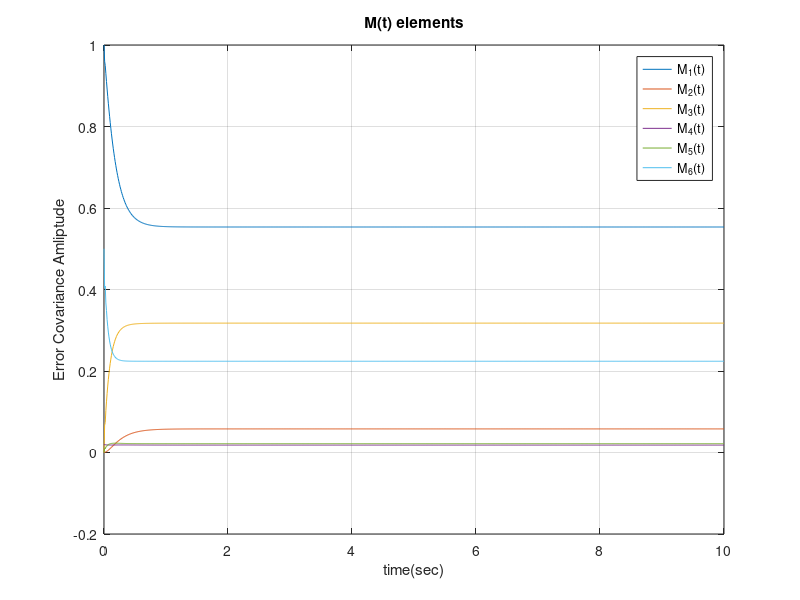
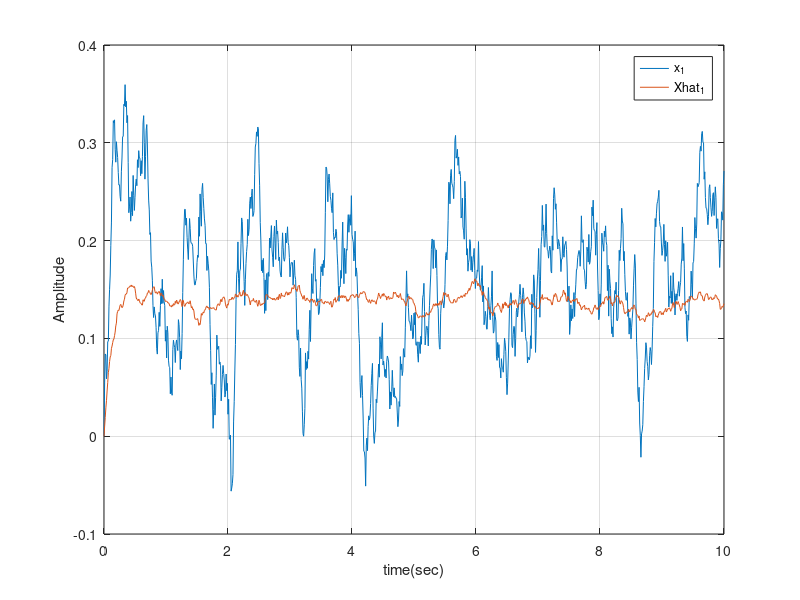
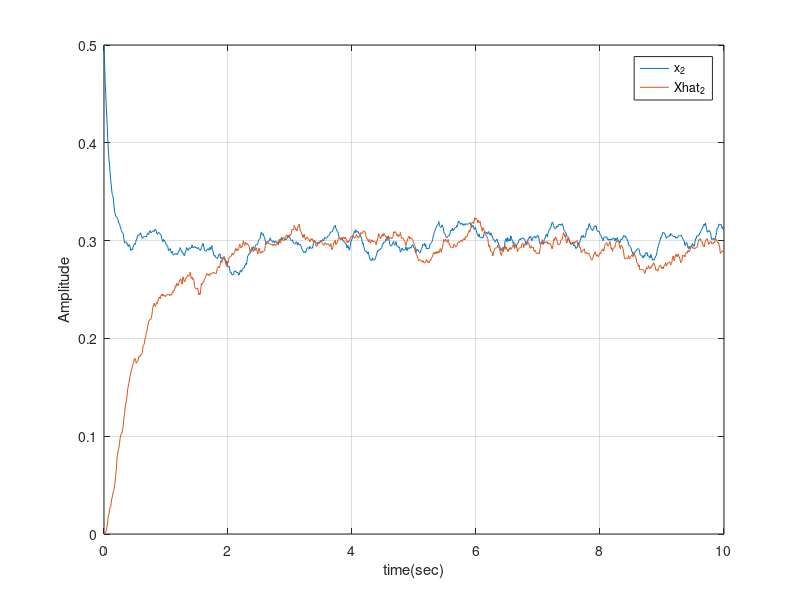
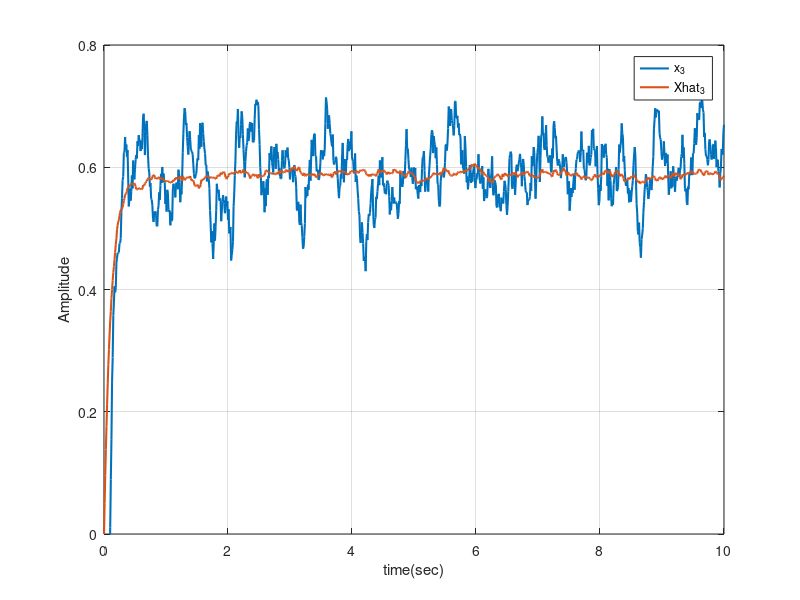

These charts were generated, in order, by the following MATLAB code:
%%%Sahand_Tang_Erami%%%
%%%Advanced_Control_II_project%%%
clear all
close all
clc
%state_variable_matrixes
A=[-3 0 -1;0 -2 1;0 1 -9];
B=[1;0;5];
C=[1 2 0];
D=[0];
%initial_value_and_noise_parameter
G=[1 0;1 0;1 0];
Q=[4 0;0 0.03];
R=10;
x0=[0;.5;-1];
m11(1)=1;
m12(1)=0;
m13(1)=0;
m22(1)=.02;
m23(1)=0;
m33(1)=.5;
M(:,:,1)=[m11(1) m12(1) m13(1);m12(1) m22(1) m23(1);m13(1) m23(1) m33(1)];
%time_difference
tf=10;
dt=.01;
t=0:dt:tf;
N=length(t);
%adams_bashforth_method
f11(1)=4-2*m13(1)-m12(1)*(m11(1)/5+(2*m12(1))/5)-m11(1)*(m11(1)/10 + m12(1)/5) - 6*m11(1);
f12(1)=m13(1)-5*m12(1)-m23(1)-m12(1)*(m11(1)/10+m12(1)/5)-m22(1)*(m11(1)/5+(2*m12(1))/5);
f13(1)=m12(1)-12*m13(1)-m33(1)-m13(1)*(m11(1)/10+m12(1)/5)-m23(1)*(m11(1)/5+(2*m12(1))/5)+4;
f22(1)=2*m23(1)-4*m22(1)-m12(1)*(m12(1)/10+m22(1)/5)-m22(1)*(m12(1)/5+(2*m22(1))/5)+3/100;
f23(1)=m22(1)-11*m23(1)+m33(1)-m13(1)*(m12(1)/10+m22(1)/5)-m23(1)*(m12(1)/5+(2*m22(1))/5);
f33(1)=2*m23(1)-18*m33(1)-m13(1)*(m13(1)/10+m23(1)/5)-m23(1)*(m13(1)/5+(2*m23(1))/5)+4;
m11(2) = m11(1) + (dt/12)*(23*f11(1));
m12(2) = m12(1) + (dt/12)*(23*f12(1));
m13(2) = m13(1) + (dt/12)*(23*f13(1));
m22(2) = m22(1) + (dt/12)*(23*f22(1));
m23(2) = m23(1) + (dt/12)*(23*f23(1));
m33(2) = m33(1) + (dt/12)*(23*f33(1));
M(:,:,2)=[m11(2) m12(2) m13(2);m12(2) m22(2) m23(2);m13(2) m23(2) m33(2)];

f11(2)=4-2*m13(2)-m12(2)*(m11(2)/5+(2*m12(2))/5)-m11(2)*(m11(2)/10 + m12(2)/5) - 6*m11(2);
f12(2)=m13(2)-5*m12(2)-m23(2)-m12(2)*(m11(2)/10+m12(2)/5)-m22(2)*(m11(2)/5+(2*m12(2))/5);
f13(2)=m12(2)-12*m13(2)-m33(2)-m13(2)*(m11(2)/10+m12(2)/5)-m23(2)*(m11(2)/5+(2*m12(2))/5)+4;
f22(2)=2*m23(2)-4*m22(2)-m12(2)*(m12(2)/10+m22(2)/5)-m22(2)*(m12(2)/5+(2*m22(2))/5)+3/100;
f23(2)=m22(2)-11*m23(2)+m33(2)-m13(2)*(m12(2)/10+m22(2)/5)-m23(2)*(m12(2)/5+(2*m22(2))/5);
f33(2)=2*m23(2)-18*m33(2)-m13(2)*(m13(2)/10+m23(2)/5)-m23(2)*(m13(2)/5+(2*m23(2))/5)+4;
m11(3) = m11(2) + (dt/12)*(23*f11(2)-16*f11(1));
m12(3) = m12(2) + (dt/12)*(23*f12(2)-16*f12(1));
m13(3) = m13(2) + (dt/12)*(23*f13(2)-16*f13(1));
m22(3) = m22(2) + (dt/12)*(23*f22(2)-16*f22(1));
m23(3) = m23(2) + (dt/12)*(23*f23(2)-16*f23(1));
m33(3) = m33(2) + (dt/12)*(23*f33(2)-16*f33(1));
M(:,:,3)=[m11(3) m12(3) m13(3);m12(3) m22(3) m23(3);m13(3) m23(3) m33(3)];

f11(3)=4-2*m13(3)-m12(3)*(m11(3)/5+(2*m12(3))/5)-m11(3)*(m11(3)/10 + m12(3)/5) - 6*m11(3);
f12(3)=m13(3)-5*m12(3)-m23(3)-m12(3)*(m11(3)/10+m12(3)/5)-m22(3)*(m11(3)/5+(2*m12(3))/5);
f13(3)=m12(3)-12*m13(3)-m33(3)-m13(3)*(m11(3)/10+m12(3)/5)-m23(3)*(m11(3)/5+(2*m12(3))/5)+4;
f22(3)=2*m23(3)-4*m22(3)-m12(3)*(m12(3)/10+m22(3)/5)-m22(3)*(m12(3)/5+(2*m22(3))/5)+3/100;
f23(3)=m22(3)-11*m23(3)+m33(3)-m13(3)*(m12(3)/10+m22(3)/5)-m23(3)*(m12(3)/5+(2*m22(3))/5);
f33(3)=2*m23(3)-18*m33(3)-m13(3)*(m13(3)/10+m23(3)/5)-m23(3)*(m13(3)/5+(2*m23(3))/5)+4;

for i = 3:length(t)-1
f11(i)=4-2*m13(i)-m12(i)*(m11(i)/5+(2*m12(i))/5)-m11(i)*(m11(i)/10 + m12(i)/5)-6*m11(i);
f12(i)=m13(i)-5*m12(i)-m23(i)-m12(i)*(m11(i)/10+m12(i)/5)-m22(i)*(m11(i)/5+(2*m12(i))/5);
f13(i)=m12(i)-12*m13(i)-m33(i)-m13(i)*(m11(i)/10+m12(i)/5)-m23(i)*(m11(i)/5+(2*m12(i))/5)+4;
f22(i)=2*m23(i)-4*m22(i)-m12(i)*(m12(i)/10+m22(i)/5)-m22(i)*(m12(i)/5+(2*m22(i))/5)+3/100;
f23(i)=m22(i)-11*m23(i)+m33(i)-m13(i)*(m12(i)/10+m22(i)/5)-m23(i)*(m12(i)/5+(2*m22(i))/5);
f33(i)=2*m23(i)-18*m33(i)-m13(i)*(m13(i)/10+m23(i)/5)-m23(i)*(m13(i)/5+(2*m23(i))/5)+4;
m11(i+1) = m11(i) + (dt/12)*(23*f11(i)-16*f11(i)+5*f11(i-2));
m12(i+1) = m12(i) + (dt/12)*(23*f12(i)-16*f12(i-1)+5*f12(i-2));
m13(i+1) = m13(i) + (dt/12)*(23*f13(i)-16*f13(i-1)+5*f13(i-2));
m22(i+1) = m22(i) + (dt/12)*(23*f22(i)-16*f22(i-1)+5*f22(i-2));
m23(i+1) = m23(i) + (dt/12)*(23*f23(i)-16*f23(i-1)+5*f23(i-2));
m33(i+1) = m33(i) + (dt/12)*(23*f33(i)-16*f33(i-1)+5*f33(i-2));
M(:,:,i)=[m11(i) m12(i) m13(i);m12(i) m22(i) m23(i);m13(i) m23(i) m33(i)];
L(:,:,i)=M(:,:,i)*C'*(1/R);
end
%plot_of_m
plot (t,m11)
hold on
plot (t,m12)
hold on
plot (t,m13)
hold on
plot (t,m22)
hold on
plot (t,m23)
hold on
plot (t,m33)
legend('M_1(t)','M_2(t)','M_3(t)','M_4(t)','M_5(t)','M_6(t)')
xlabel('time(sec)')
ylabel('Error Covariance Amliptude')
title('M(t) elements')
grid on
%noise
w=mvnrnd([0;0],Q,numel(t));
v=mvnrnd(0,R,numel(t));
%euler_method
x1(1)=0;
x2(1)=.5;
x3(1)=-1;
y_wn(1)=x1(1)+2*x2(1);
x1_hat(1)=0;
x2_hat(1)=0;
x3_hat(1)=0;

for i = 1:length(t)-1
x1(i+1)=x1(i)+dt*(-3*x1(i)-x3(i)+1+w(i,1));
x2(i+1)=x2(i)+dt*(-2*x2(i)+x3(i)+w(i,2));
x3(i+1)=x3(i)+dt*(x2(i)-9*x3(i)+5+w(i,1));
y_wn(i+1)=x1(i+1)+2*x2(i+1);
end

for i=1:length(t)
  y(i)=y_wn(i)+v(i);  
end

for i = 1:length(t)-1
x1_hat(i+1)=x1_hat(i)+dt*(-3*x1_hat(i)-x3_hat(i)+1+L(1,:,i)*(y(i)-x1_hat(i)-2*x2_hat(i)));
x2_hat(i+1)=x2_hat(i)+dt*(-2*x2_hat(i)+x3_hat(i)+L(1,:,i)*(y(i)-x1_hat(i)-2*x2_hat(i)));
x3_hat(i+1)=x3_hat(i)+dt*(x2_hat(i)-9*x3_hat(i)+5+L(1,:,i)*(y(i)-x1_hat(i)-2*x2_hat(i)));
end
%State_variable_plot
figure
plot (t,x1)
hold on
plot (t,x1_hat)
grid on
legend('x_1','Xhat_{1}')
xlabel('time(sec)')
ylabel('Amplitude')
figure
plot (t,x2)
hold on
plot (t,x2_hat)
grid on
legend('x_2','Xhat_{2}')
xlabel('time(sec)')
ylabel('Amplitude')
figure
plot (t,x3,'linewidth',1.5)
hold on
plot (t,x3_hat,'linewidth',1.5)
grid on
legend('x_3','Xhat_{3}')
xlabel('time(sec)')
ylabel('Amplitude')
axis([0 10 0 .8])